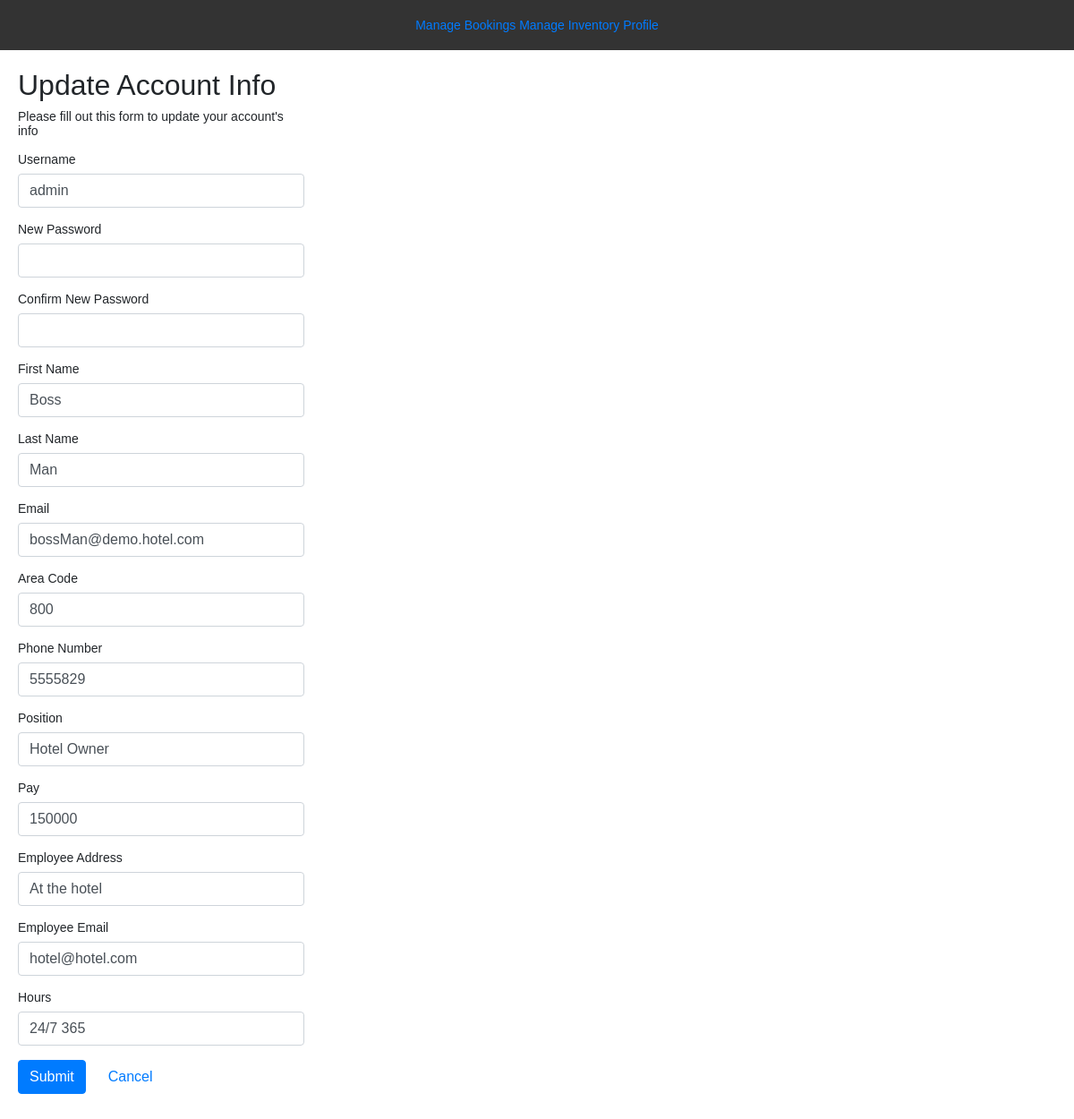
Screenshot of /updateAccountEmployee.php (signed in) with the database file from the repository.
### tables this page shows
CREATE TABLE `user_hotel` (
  `ACCOUNT_NUMBER` bigint(255) NOT NULL,
  `USERNAME` varchar(48) NOT NULL,
  `EMPLOYEE_NUMBER` int(11) DEFAULT NULL,
  `PASSWORD` tinytext NOT NULL,
  `FIRST_NAME` tinytext NOT NULL,
  `LAST_NAME` tinytext NOT NULL,
  `USER_EMAIL` text NOT NULL,
  `USER_AREA_CODE` int(11) NOT NULL,
  `USER_NUMBER` int(11) NOT NULL
);

CREATE TABLE `employee` (
  `EMPLOYEE_NUMBER` int(11) NOT NULL,
  `IS_MANAGER` int(11) DEFAULT NULL,
  `POSITION` tinytext NOT NULL,
  `EMPLOYEE_PAY` double DEFAULT NULL,
  `EMPLOYEE_HIRE_DATE` date NOT NULL DEFAULT current_timestamp(),
  `EMPLOYEE_NOTES` mediumtext NOT NULL,
  `EMPLOYEE_ADRESS` mediumtext NOT NULL,
  `EMPLOYEE_STANDARD_HOURS` tinytext NOT NULL,
  `LOCATION_NUM` int(11) NOT NULL,
  `EMPLOYEE_EMAIL` mediumtext NOT NULL
);

### updateAccountEmployee.php (the view, shortened to what this page needs)
<?php
include 'navbar.php';
$username = $_SESSION["username"];
$empid = $_SESSION["id"];
$new_password = $confirm_password = $first_Name = $last_Name = $email = $area_code = $phone_number = $postion = $pay = $adress = $empEmail = $hours = "";
$sys_err = $new_password_err = $confirm_password_err = $first_Name_err = $last_Name_err = $email_err = $area_code_err = $phone_number_err = $other_err = "";
$sql = "SELECT * FROM user_hotel WHERE USERNAME = '$username'";
$resultUser = mysqli_query($link, $sql);
if(mysqli_num_rows($resultUser) != 1){
    echo "<tr><th>internal error</th></tr><br>";
} else {
    if($row = mysqli_fetch_assoc($resultUser)){
        $first_Name = $row['FIRST_NAME'];
        $last_Name = $row['LAST_NAME'];
        $email = $row['USER_EMAIL'];
        $area_code = $row['USER_AREA_CODE'];
        $phone_number = $row['USER_NUMBER'];
    }
}
$sql2 = "SELECT * FROM 	employee WHERE EMPLOYEE_NUMBER = $empid";
$resultEmp = mysqli_query($link, $sql2);
if(mysqli_num_rows($resultEmp) != 1){
    echo "<tr><th>internal error</th></tr><br>";
} else {
    if($row2 = mysqli_fetch_assoc($resultEmp)){
        $postion = $row2['POSITION'];
        $pay = $row2['EMPLOYEE_PAY'];
        $adress = $row2['EMPLOYEE_ADRESS'];
        $empEmail = $row2['EMPLOYEE_EMAIL'];
        $hours = $row2['EMPLOYEE_STANDARD_HOURS'];
    }
}
?>
<!DOCTYPE html>
<html lang="en">
<head>
    <link rel="stylesheet" href="https://stackpath.bootstrapcdn.com/bootstrap/4.5.2/css/bootstrap.min.css">
</head>
<body>
    <div class="wrapper">
        <h2>Update Account Info</h2>
        <p>Please fill out this form to update your account's info</p>
        <form action="<?php echo htmlspecialchars($_SERVER["PHP_SELF"]); ?>" method="post">
            <div class="form-group">
                <label>Username</label>
                <span class="form-control"> <?php echo $username; ?> </span>
            </div>
            <div class="form-group">
                <label>New Password</label>
                <input type="password" name="new_password" class="form-control <?php echo (!empty($new_password_err)) ? 'is-invalid' : ''; ?>" value="<?php echo $new_password; ?>">
            </div>
            <div class="form-group">
                <label>Confirm New Password</label>
                <input type="password" name="confirm_password" class="form-control <?php echo (!empty($confirm_password_err)) ? 'is-invalid' : ''; ?>">
            </div>
            <div class="form-group">
                <label>First Name</label>
                <input type="text" name="first_Name" class="form-control <?php echo (!empty($first_Name_err)) ? 'is-invalid' : ''; ?>" value="<?php echo $first_Name; ?>">
            </div>
            <div class="form-group">
                <label>Last Name</label>
                <input type="text" name="last_Name" class="form-control <?php echo (!empty($last_Name_err)) ? 'is-invalid' : ''; ?>" value="<?php echo $last_Name; ?>">
            </div>
            <div class="form-group">
                <label>Email</label>
                <input type="text" name="email" class="form-control <?php echo (!empty($email_err)) ? 'is-invalid' : ''; ?>" value="<?php echo $email; ?>">
            </div>
            <div class="form-group">
                <label>Area Code</label>
                <input type="text" name="area_code" class="form-control <?php echo (!empty($area_code_err)) ? 'is-invalid' : ''; ?>" value="<?php echo $area_code; ?>">
            </div>
            <div class="form-group">
                <label>Phone Number</label>
                <input type="text" name="phone_number" class="form-control <?php echo (!empty($phone_number_err)) ? 'is-invalid' : ''; ?>" value="<?php echo $phone_number; ?>">
            </div>
            <div class="form-group">
                <label>Position</label>
                <span class="form-control"> <?php echo $postion; ?> </span>
            </div>
            <div class="form-group">
                <label>Pay</label>
                <span class="form-control"> <?php echo $pay; ?> </span>
            </div>
            <div class="form-group">
                <label>Employee Address</label>
                <input type="text" name="adress" class="form-control <?php echo (!empty($other_err)) ? 'is-invalid' : ''; ?>" value="<?php echo $adress; ?>">
            </div>
            <div class="form-group">
                <label>Employee Email</label>
                <input type="text" name="empEmail" class="form-control <?php echo (!empty($other_err)) ? 'is-invalid' : ''; ?>" value="<?php echo $empEmail; ?>">
            </div>
            <div class="form-group">
                <label>Hours</label>
                <span class="form-control"> <?php echo $hours; ?> </span>
            </div>
            <div class="form-group">
                <input type="submit" class="btn btn-primary" value="Submit">
                <a class="btn btn-link ml-2" href="welcome.php">Cancel</a>
            </div>
        </form>
    </div>
</body>
</html>

### roomCharges.css (style rules this page uses)
body { font-family: Arial, sans-serif; margin: 0; padding: 0; background-color: #f2f2f2; }

### updateAccountEmployee.php (style rules this page uses)
body { font: 14px sans-serif; }
.wrapper { width: 360px; padding: 20px; }

### rows the page displays
user_hotel: first_Name "Boss", last_Name "Man", email "bossMan@demo.hotel.com", area_code "800", phone_number "5555829"
employee: POSITION "Hotel Owner", EMPLOYEE_PAY "150000", adress "At the hotel", empEmail "hotel@hotel.com", EMPLOYEE_STANDARD_HOURS "24/7 365"

### other values shown
$title "Manage Bookings"
$title "Manage Inventory"
$title "Profile"
$username "admin"
